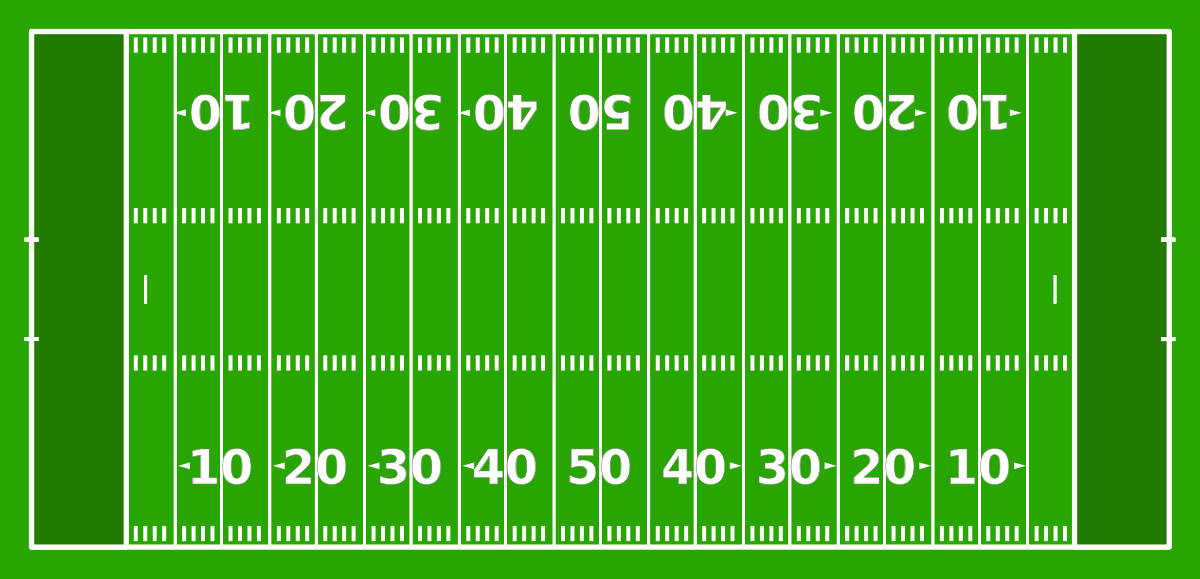
%> input picture simulation/football.png, 1200 x 579 px
$ octave layout.m   (GNU Octave 9; MATLAB toolbox functions it lacks are replaced by stand-ins)
%> lines starting %> are read from the running program, lines starting %| are printed output that depends on the picture
### simulation/getAoA.m
function [ A ] = getAoA(pos, drone)
%GETAOA simulate AoA estimate from real position
%   Stand in function for AoA hardware, returns a single angle as the AoA
%   system would.
%   TODO:
%   - should noise be added here?
%   - Support changing drone position
    A = atan((pos(1)-drone(1))/drone(3));

end

### simulation/player.m
function [ x,y,z ] = player(t, pos)
%PLAYER simulate motion of player on field
%   Takes in simulation time and previous position
%   TODO:
%   - should support several modes of motion (e.g. directed gaussian,
%   straight line, sinusoidal)
%   - should take in some sort of ID or object so multiple players can be
%   simulated
    x = t/4;
    y = 20*sin(t/60) + .01;
    z = pos(3) + 0;

end

### simulation/transformAoA.m
function [ x,err ] = transformAoA( A, drone )
%TRANSFORMAOA Performs cooridinate transformation back to cartesian coords
%   This function should operate like the final function on the drone which
%   will calculate where to locate the stripe
%   TODO:
%   - Support velocity AND position estimators
%   - Support noise level estimates
%   - Support transforms in x,y,z
%   - Support changing drone positions
    x = drone(3)*tan(A)+2*rand();
    err = 5;
end

### simulation/layout.m
A = imread('./football.png');
%> A is the input picture: size 579x1200x3 uint8; mean R, G, B 68.8, 171.3, 34.5
%get image right side up
A = fliplr(A);
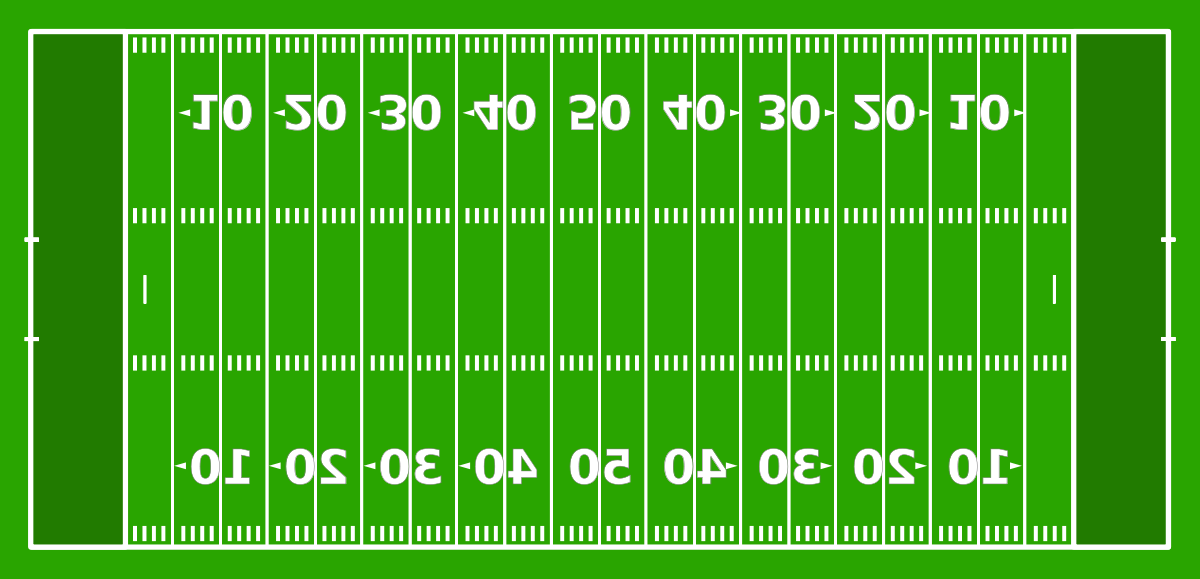
%> A: size 579x1200x3 uint8; mean R, G, B 68.8, 171.3, 34.5; mean of the top-left, top-right, bottom-left and bottom-right quarters 91.7, 91.5, 91.7, 91.4

%figure out size of playing field
[cx,cy,cz] = size(A);
%> cx = 579; cy = 1200; cz = 3

%inital positions
drone = [0, 0, 20];
ben = [0,0,0];

xImage = [-50 50; -50 50];      %# The x data for the image corners
yImage = [-25 -25; 25 25];      %# The y data for the image corners
zImage = [0 0; 0 0];            %# The z data for the image corners
surf(xImage,yImage,zImage,...   %# Plot the surface
     'CData',A,...
     'FaceColor','texturemap');

%resize figure for capture
figure('pos',[10 10 1280 720])

rotate3d on

for t = 1:160

    %replot image
    surf(xImage,yImage,zImage,...    %# Plot the surface
     'CData',A,...
     'FaceColor','texturemap');
    %keep plot for loop iteration
    hold on
    plot3(drone(1), drone(2), drone(3), 'hexagram');


    [ben(1), ben(2), ben(3)] = player(t,ben);
    angle = getAoA(ben,drone);

    [xguess, xerr] = transformAoA(angle,drone);

    %plot the new stripe
    xD = [(xguess-xerr) (xguess+xerr); (xguess-xerr) (xguess+xerr)];    %# The x data for the stripe
    yD = [-25 -25; 25 25];                                              %# The y data for the stripe
    zD = [0.1 0.1; 0.1 0.1];                                            %# Position stripe so we can see it
    surf(xD,yD,zD);
    plot3(ben(1),ben(2),ben(3)+.5,'*');
    xlim([-50,50]);
    ylim([-25,25]);
    %axis off;

    %pause(0.01);

    %Record frome for video
%> (the run ends here)
